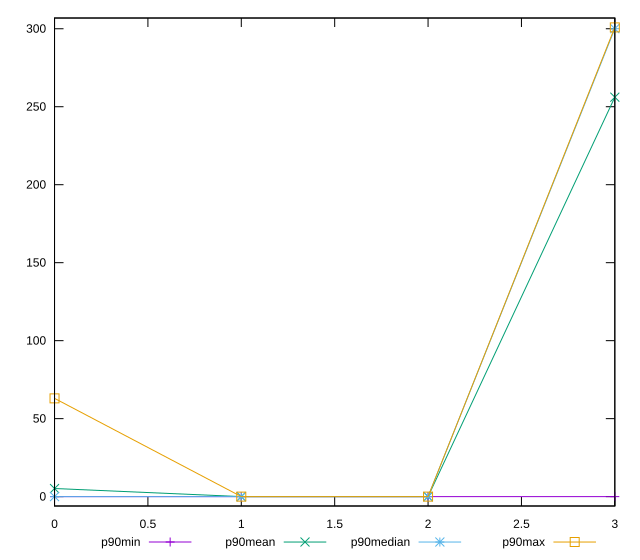

Recreate this plot in gnuplot.
reset

$p90Min <<EOF
0 0
1 0
2 0
3 0
EOF

$p90Mean <<EOF
0 5.183617023711509
1 0
2 0
3 256.1202872657777
EOF

$p90Median <<EOF
0 0
1 0
2 0
3 300.046
EOF

$p90Max <<EOF
0 62.99499988555908
1 0
2 0
3 300.866
EOF

set key outside below
set xrange [0:3]
set yrange [-6.01732:306.88331999999997]
set trange [-6.01732:306.88331999999997]
set terminal svg size 640, 560 enhanced background rgb 'white'
set output "reports/report_00032_2021-02-25T10-28-15.087Z/uses-rel-preconnect/progression/value.svg"

plot $p90Min title "p90min" with linespoints, \
     $p90Mean title "p90mean" with linespoints, \
     $p90Median title "p90median" with linespoints, \
     $p90Max title "p90max" with linespoints

reset
